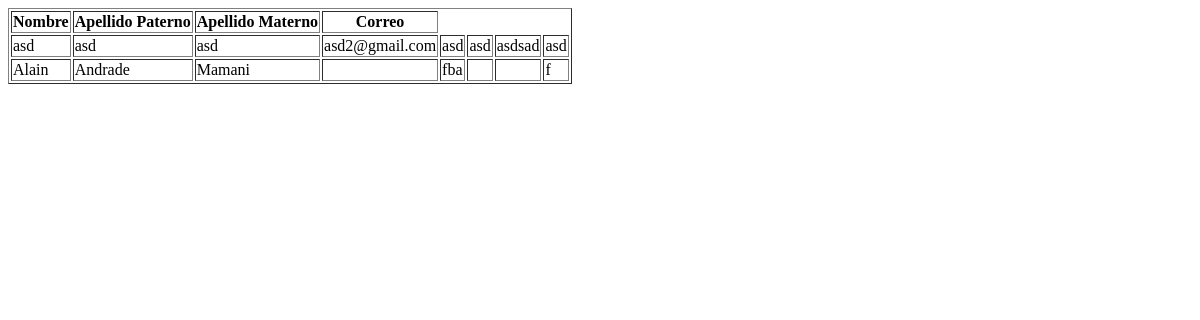
The page /listarpersona/ on the database as committed earlier.
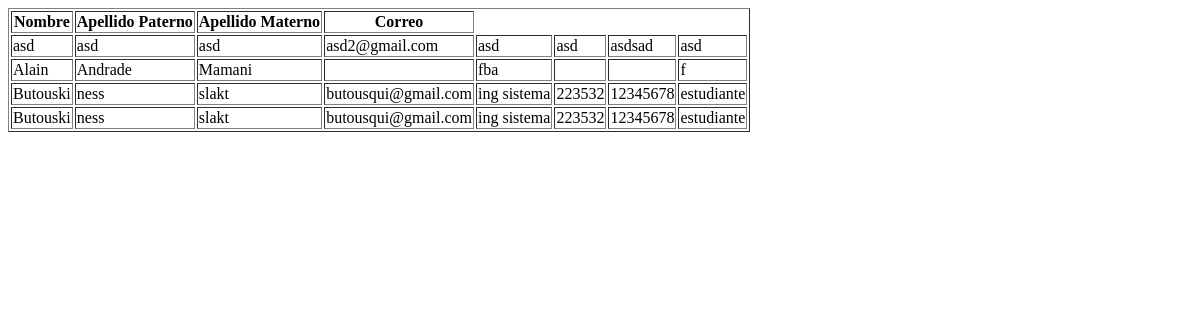
The same page on the database as committed later.
### ReservaCanchasUNA/models.py (models this page shows)
class Persona(models.Model):
    nombre = models.CharField(max_length=100, blank=True, null=True)
    apellido_paterno = models.CharField(max_length=100, blank=True, null=True)
    apellido_materno = models.CharField(max_length=100, blank=True, null=True)
    correo = models.EmailField(max_length=100, blank=True, null=True)
    escuela = models.CharField(max_length=100, blank=True, null=True)
    codigo = models.CharField(max_length=100, blank=True, null=True)
    contrasena = models.CharField(max_length=100, blank=True, null=True)
    rol = models.CharField(max_length=100, blank=True, null=True)

### ReservaCanchasUNA/views.py (the view)
# urls.py: path('listarpersona/', views.listar_personas, name='listar_personas'),
def listar_personas(request):
    return render(request, "ReservaCanchasUNA/lista_personas.html",{"personas":models.Persona.objects.all()})

### ReservaCanchasUNA/templates/ReservaCanchasUNA/lista_personas.html (shortened to what this page needs)
{% load crispy_forms_tags %}
<!DOCTYPE html>
<html lang="en">
<head>
</head>
<body>
  <table border="1">
    <thead>
        <tr>
            <th>Nombre</th>
            <th>Apellido Paterno</th>
            <th>Apellido Materno</th>
             <th>Correo</th>
        </tr>
    </thead>
    <tbody>
        {% for persona in personas %}
        <tr>
            <td>{{ persona.nombre }}</td>
            <td>{{ persona.apellido_paterno }}</td>
            <td>{{ persona.apellido_materno }}</td>
            <td>{{ persona.correo }}</td>
            <td>{{ persona.escuela }}</td>
            <td>{{ persona.codigo }}</td>
            <td>{{ persona.contrasena }}</td>
            <td>{{ persona.rol }}</td>
        </tr>
        {% endfor %}
    </tbody>
</table>
</body>
</html>

Rows that differ between the two databases and show on the page:
added Persona: nombre "Butouski", apellido_paterno "ness", apellido_materno "slakt", correo "butousqui@gmail.com", escuela "ing sistema", codigo "223532", contrasena "12345678", rol "estudiante"
added Persona: nombre "Butouski", apellido_paterno "ness", apellido_materno "slakt", correo "butousqui@gmail.com", escuela "ing sistema", codigo "223532", contrasena "12345678", rol "estudiante"
